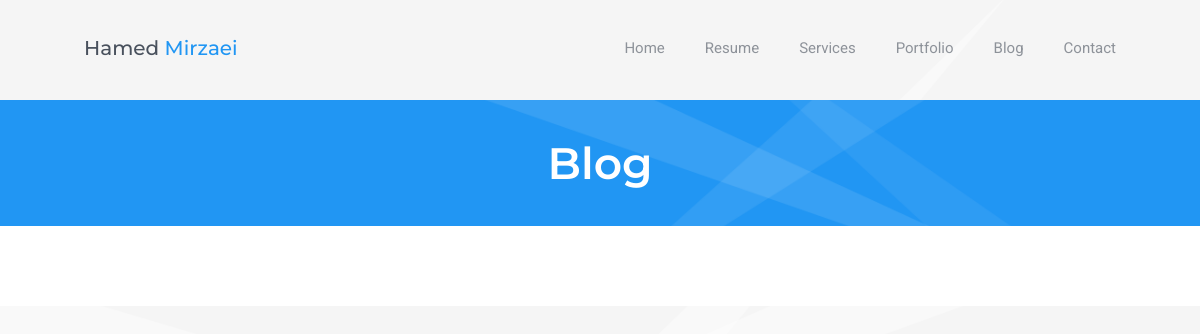
The page /blog/ on the database as committed earlier.
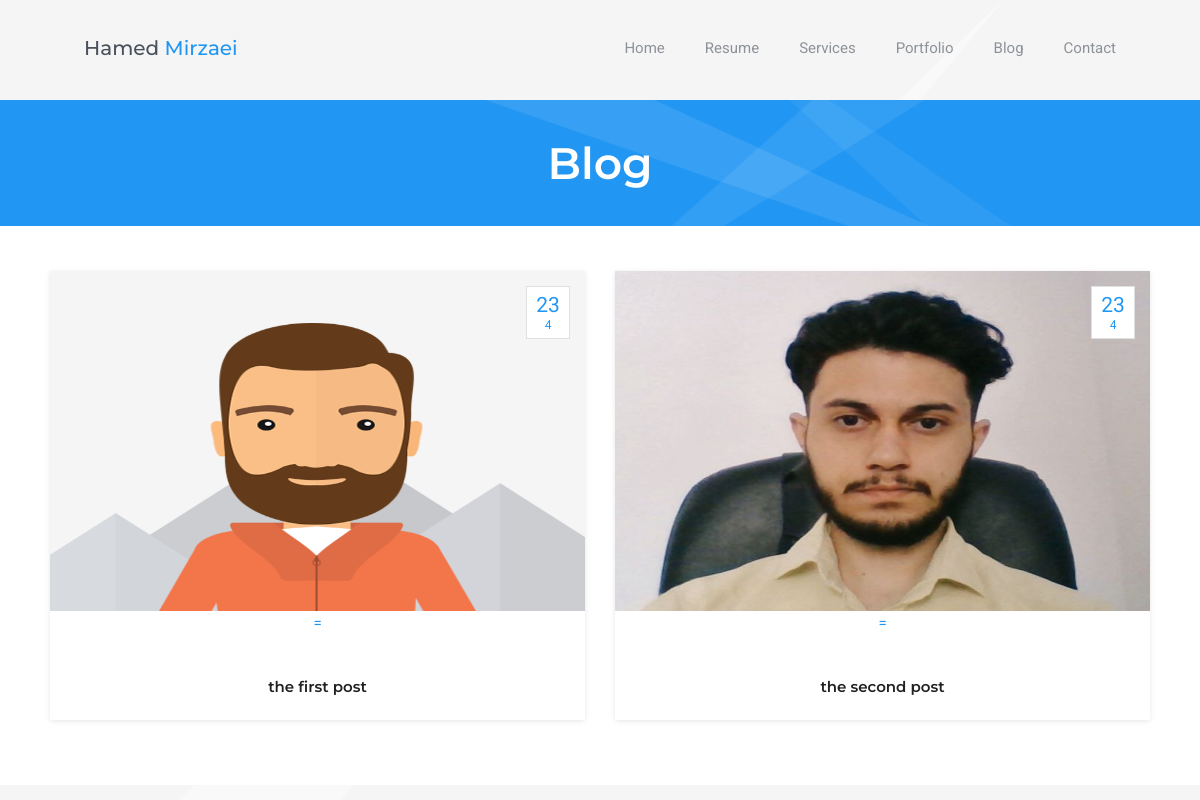
The same page on the database as committed later.
### blog/models.py (models this page shows, shortened)
class Post(models.Model):
    title = models.CharField(max_length=300)
    slug = models.SlugField(max_length=250, unique_for_date='created_on')
    image = models.ImageField(upload_to='images/')
    body = models.TextField()
    created_on = models.DateTimeField(auto_now_add=True)
    last_modified = models.DateTimeField(auto_now=True)
    category = models.ForeignKey("Category", related_name='posts', on_delete=models.CASCADE)
    active = models.BooleanField(default=True)
    objects = models.Manager()  # The default manager.
    published = PublishedManager()  # Our custom manager.
    class Meta:
        ordering = ('-last_modified', )
    def get_absolute_url(self):
        return reverse('blog:post_detail',
                       args=[self.created_on.year,
                             self.created_on.month,
                             self.created_on.day,
                             self.slug])

### blog/views.py (the view)
# urls.py: path('', views.PostListView.as_view(), name='post_list'),
class PostListView(ListView):
    model = Post
    template_name = 'blog/post_list.html'
    context_object_name = 'posts'
    queryset = Post.published.all()

### blog/templates/blog/post_list.html (shortened to what this page needs)
{% extends 'base.html' %}
{% load static %}
{% load thumbnail %}
{% block content %}
<div class="section-inner custom-page-content">
    <div class="page-header color-1">
        <h2>Blog</h2>
    </div>
    <div class="page-content">
        <div class="blog-masonry two-columns">
            {% for post in posts %}
                <div class="item">
                    <div class="blog-card">
                        <div class="media-block">
                            <a href="{{ post.get_absolute_url }}">
                                <img src="{% thumbnail post.image 400x0 %}" class="post-image img-responsive" style="height:340px">
                                <div class="mask"></div>=
                                <div class="post-date"><span class="day">{{ post.created_on.day }}</span><span class="month">{{ post.created_on.month }}</span></div>
                            </a>
                        </div>
                        <div class="post-info">
                            <ul class="category">
                            </ul>
                              <a href="{{post.get_absolute_url}}"><h4 class="blog-item-title">{{post.title}}</h4></a>
                        </div>
                    </div>
                </div>
            {% endfor %}
        </div>
    </div>
</div>
{% endblock %}

Rows that differ between the two databases and show on the page:
added Post: image (picture), created_on.day "23", created_on.month "4", title "the first post"
added Post: image (picture), created_on.day "23", created_on.month "4", title "the second post"
